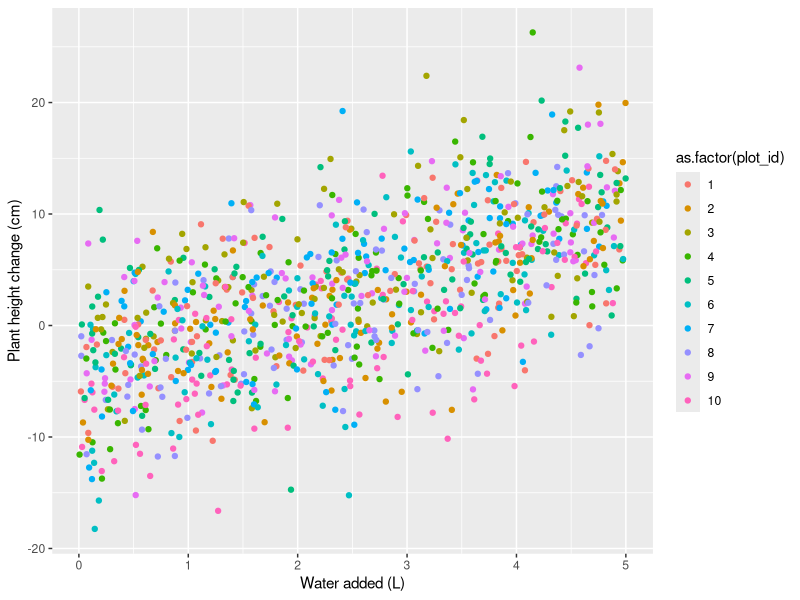

Write R code to recreate this figure.
# Simulating the model 
# y = b_0 + b_1 * x + error

# Set a seed for reproducible results
set.seed(1627)

# Let's say we have 1000 individual plants and we want to model their height 
# change in centimeters as a function of how many liters of water we give them
# in a summer.

# defining the true values of the parameters
# Intercept
# The true height change if we give the plants no water
b_0 <- -5

# Slope 1 == beta_1 == coefficient estimate for first covariate == effect size
# The change in plant height in centimeters for a 1-unit increase in the amount
# of water we give them
b_1 <- 3

# residual standard deviation == "error term"
# unaccounted for stochasticity in the relationship between height change 
# and water added
err_sd <- 5

# number of individuals measured
n_plants <- 1000

# plots in which the plants are measured (n = 10)
n_plots <- 10
plots <- rep(1:n_plots, each = 10)
plots

# measured values of the first covariate for each individual
# random number generator for a uniform distribution with specified parameters
# amount of water actually given to each plant
x_1 <- runif(n = n_plants, min = 0, max = 5)

# We simulate the error for each measured individual using the random number
# generator for a normal distribution with a mean of 0 and a standard deviation
# equal to our "known" standard error
# the true residuals (the difference between the expected plant height change 
# and the actual plant height change for unmodeled reasons)
error <- rnorm(n = n_plants, mean = 0, sd = err_sd)

# Simulated offsets for each plot 
sd_plot_intercept <- 1
re_intercept <- rnorm(n=n_plots, mean = 0, sd = sd_plot_intercept)

# measured response value for each individual, given the *known*
# values of the intercept, measured value of x_1, effect size of x_1 (i.e., the slope aka b_1), and residual error (assuming a linear combination of these things,
# like we do in linear regression)
# the measured change in plant height in centimeters
y <- b_0 + b_1*x_1 + error + re_intercept[plots]

# put in a data frame
data <- data.frame(x_1 = x_1, y = y, plot_id = plots)

# plot the data
library(ggplot2)
ggplot(data, aes(x = x_1, y = y, color = as.factor(plot_id))) +
         geom_point()+
          xlab("Water added (L)")+
          ylab("Plant height change (cm)")

# fitted model using an Maximum Likelihood 
library(lme4)
fm1 <- lmer(y ~ x_1 + (1|plot_id), data = data)

# summary of the model
summary(fm1)

